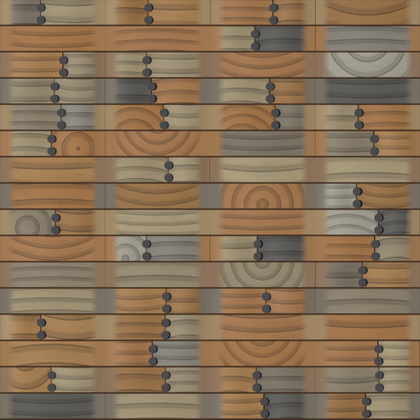
#> input picture mod/graphics/wooden-flooring.png, 420 x 420 px, shrunk from 512 x 512 before the run; the run also reads 1 picture not shown here
$ python make-icons.py
#> lines starting #> are read from the running program, lines starting #| are printed output that depends on the picture
# make-icons.py — compose the water-ford item/tech icons from committed art.
# Pure ARRANGEMENT (maintainer-sanctioned 2026-10-18): crops of committed
# sheet cells + alpha-over pastes of committed stone cells. No value
# changes, no resampling — sizes are native (128px tile cells, 64px stone
# cells); the game downscales via icon_size.
#   outputs: mod/graphics/wooden-flooring-icon.png     (128, 1 land tile cell)
#            mod/graphics/wooden-ford-icon.png      (128, deck cell + stones)
#            mod/graphics/water-ford-tech-icon.png (256, 2x2 deck + stones)
import os
from PIL import Image

HERE = os.path.dirname(os.path.abspath(__file__))
GRAF = os.path.join(HERE, "..", "..", "mod", "graphics")

land_sheet = Image.open(os.path.join(GRAF, "wooden-flooring.png")).convert("RGBA")
#> land_sheet is the input picture: PIL image 420x420 RGBA; mean R, G, B, A 136.1, 113.7, 88.3, 255
ford_sheet = Image.open(os.path.join(GRAF, "wooden-ford.png")).convert("RGBA")
stone_sheet = Image.open(os.path.join(GRAF, "ford-decorative-stones.png")).convert("RGBA")
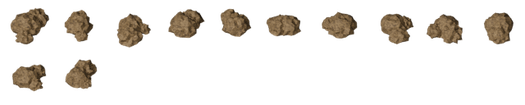
#> input picture mod/graphics/ford-decorative-stones.png, 525 x 105 px, shrunk from 640 x 128 before the run
#> stone_sheet is the input picture: PIL image 525x105 RGBA; mean R, G, B, A 20.6, 16.4, 11.1, 37.2

# --- cobble family (2026-10-21 maintainer feedback): icons from the 1x1
# cobble cells, same recipes as the wooden set. The cobblestone-path land
# partner SHARES the ford's sheet (one deck ladder consumed by both tiles).
cobble_sheet = Image.open(os.path.join(GRAF, "cobblestone-ford.png")).convert("RGBA")
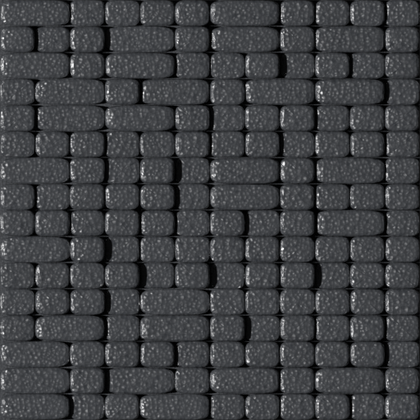
#> input picture mod/graphics/cobblestone-ford.png, 420 x 420 px, shrunk from 512 x 512 before the run
#> cobble_sheet is the input picture: PIL image 420x420 RGBA; mean R, G, B, A 64.1, 65.7, 68.3, 255

def cell(sheet, idx, size):
#> called with idx = 0, size = 128
    x, y = (idx % 10) * size, (idx // 10) * size
    c = sheet.crop((x, y, x + size, y + size))
    ref = sheet.crop((x, y, x + size, y + size))
    assert c.tobytes() == ref.tobytes()  # crop is 1:1
    return c

def paste_over(dst, src, px, py):
    """proper alpha-over with edge clipping (paste+mask would REPLACE the
    destination RGBA, punching holes where the sprite is semi-transparent)"""
    x0, y0 = max(0, px), max(0, py)
    x1, y1 = min(dst.width, px + src.width), min(dst.height, py + src.height)
    if x1 <= x0 or y1 <= y0: return
    region = dst.crop((x0, y0, x1, y1))
    region.alpha_composite(src.crop((x0 - px, y0 - py, x1 - px, y1 - py)))
    dst.paste(region, (x0, y0))

def opaque_frac(im):
    a = im.getchannel("A")
#> a: PIL image 128x128 L; every value is 255
    h = a.histogram()
#> h = 256 values from 0 to 16384
    return (sum(h[200:]) / max(1, im.width * im.height))

# --- wooden-flooring item icon: one land tile cell, verbatim
land_icon = cell(land_sheet, 0, 128)
assert opaque_frac(land_icon) > 0.9, "land icon not a full tile"
land_icon.save(os.path.join(GRAF, "wooden-flooring-icon.png"))

# the deck cells carry transparent water-gaps between planks (the tile sits
# on the engine's water); the icon base = the P1 flat-water constant from the
# piling pipeline so the gaps read as water in the inventory
P1_WATER = (17, 114, 129, 255)

# --- water-ford item icon: water base + deck cell + stone heaps at corners
ford_icon = Image.new("RGBA", (128, 128), P1_WATER)
ford_icon.alpha_composite(cell(ford_sheet, 0, 128))
for sidx, (px, py) in [(0, (86, -16)), (5, (-18, 82)), (2, (80, 82))]:
    s = cell(stone_sheet, sidx, 64)
    paste_over(ford_icon, s, px, py)  # alpha-over; edge clips are intentional
#> this loop made 3 passes
#> pass 1, in cell (call 3), `c = sheet.crop((x, y, x + size, y + size))`:
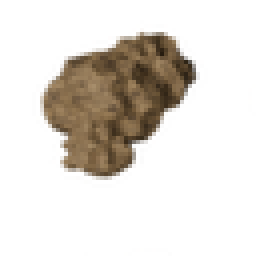
#> c: PIL image 64x64 RGBA (shown 4 times larger); mean R, G, B, A 29.9, 23.6, 15.8, 54.3; transparent parts drawn white
#> after the loop:
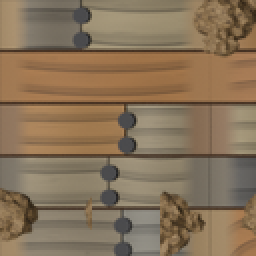
#> ford_icon: PIL image 128x128 RGBA (shown 2 times larger); mean R, G, B, A 135.7, 114.5, 88.9, 255
assert 0.5 < opaque_frac(ford_icon) <= 1.0
ford_icon.save(os.path.join(GRAF, "wooden-ford-icon.png"))

# --- cobblestone-path item icon: one cobble cell, verbatim (land = bare deck,
# no water under it; the shared cobble ladder's cell is fully opaque)
cobble_path_icon = cell(cobble_sheet, 0, 128)
assert opaque_frac(cobble_path_icon) == 1.0, "cobble cell not fully opaque"
cobble_path_icon.save(os.path.join(GRAF, "cobblestone-path-icon.png"))

# --- cobblestone-ford item icon: water base + cobble cell + same stone heaps
# (the cobble ford binds the same rock decoratives)
cobble_ford_icon = Image.new("RGBA", (128, 128), P1_WATER)
cobble_ford_icon.alpha_composite(cell(cobble_sheet, 0, 128))
for sidx, (px, py) in [(0, (86, -16)), (5, (-18, 82)), (2, (80, 82))]:
    s = cell(stone_sheet, sidx, 64)
    paste_over(cobble_ford_icon, s, px, py)  # alpha-over; edge clips are intentional
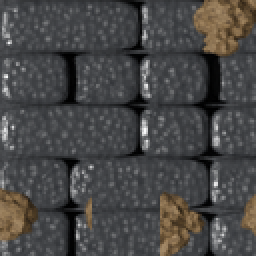
#> cobble_ford_icon: PIL image 128x128 RGBA (shown 2 times larger); mean R, G, B, A 72.2, 71.4, 70.9, 255
assert 0.5 < opaque_frac(cobble_ford_icon) <= 1.0
cobble_ford_icon.save(os.path.join(GRAF, "cobblestone-ford-icon.png"))

# --- water-ford tech icon: 2x2 deck cells + stones at the corners/edges
tech = Image.new("RGBA", (256, 256), P1_WATER)
for i, cidx in enumerate((0, 5, 9, 13)):
    c = cell(ford_sheet, cidx, 128)
    tech.alpha_composite(c, ((i % 2) * 128, (i // 2) * 128))
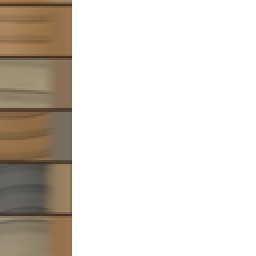
#> c: PIL image 128x128 RGBA (shown 2 times larger); mean R, G, B, A 37.2, 31.2, 23.9, 71.7; transparent parts drawn white
for sidx, (px, py) in [(0, (188, -18)), (5, (-16, 190)), (2, (196, 192)),
                       (7, (-14, -16)), (9, (118, -12)), (11, (114, 200))]:
    s = cell(stone_sheet, sidx, 64)
    paste_over(tech, s, px, py)
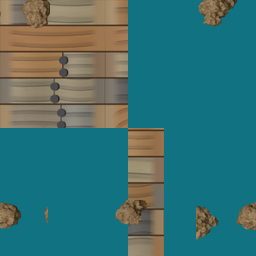
#> tech: PIL image 256x256 RGBA; mean R, G, B, A 59, 114, 114.4, 255
tech.save(os.path.join(GRAF, "water-ford-tech-icon.png"))

for nm in ("wooden-flooring-icon.png", "wooden-ford-icon.png", "water-ford-tech-icon.png",
           "cobblestone-path-icon.png", "cobblestone-ford-icon.png"):
    im = Image.open(os.path.join(GRAF, nm))
    print(f"ICON {nm}: {im.size} mode={im.mode} opaque={opaque_frac(im):.2f}")
#| ICON wooden-flooring-icon.png: (128, 128) mode=RGBA opaque=1.00
print("MAKE-ICONS-DONE")
